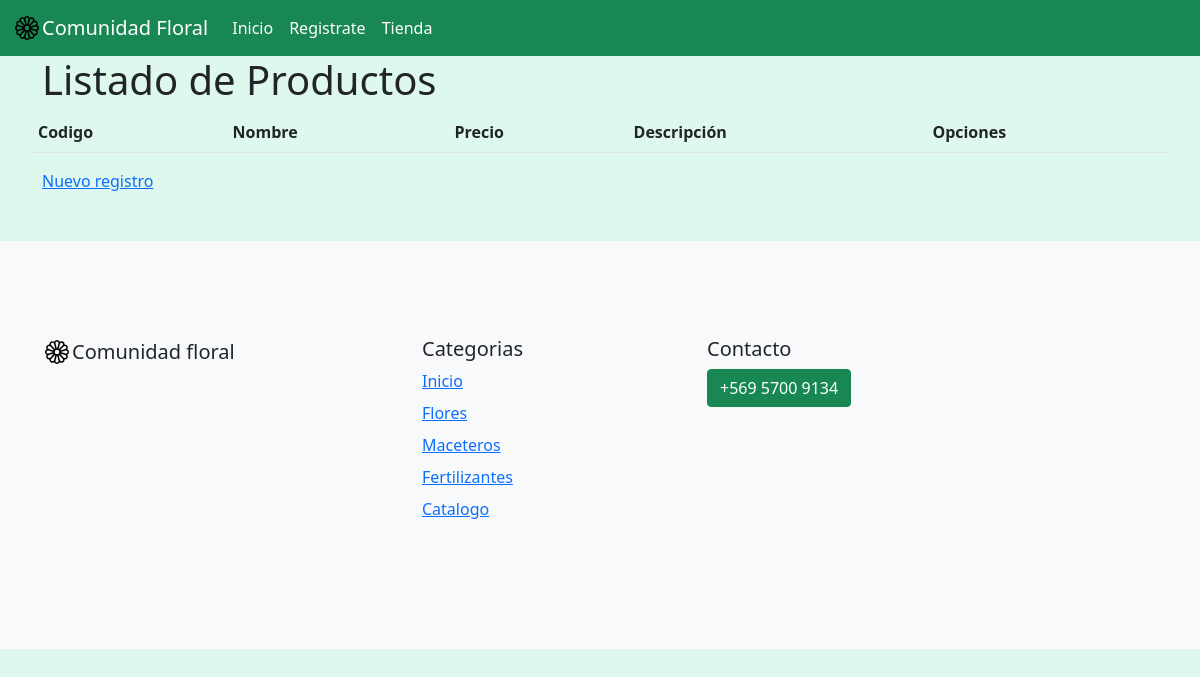
/registro, run on an earlier commit of the app's database.
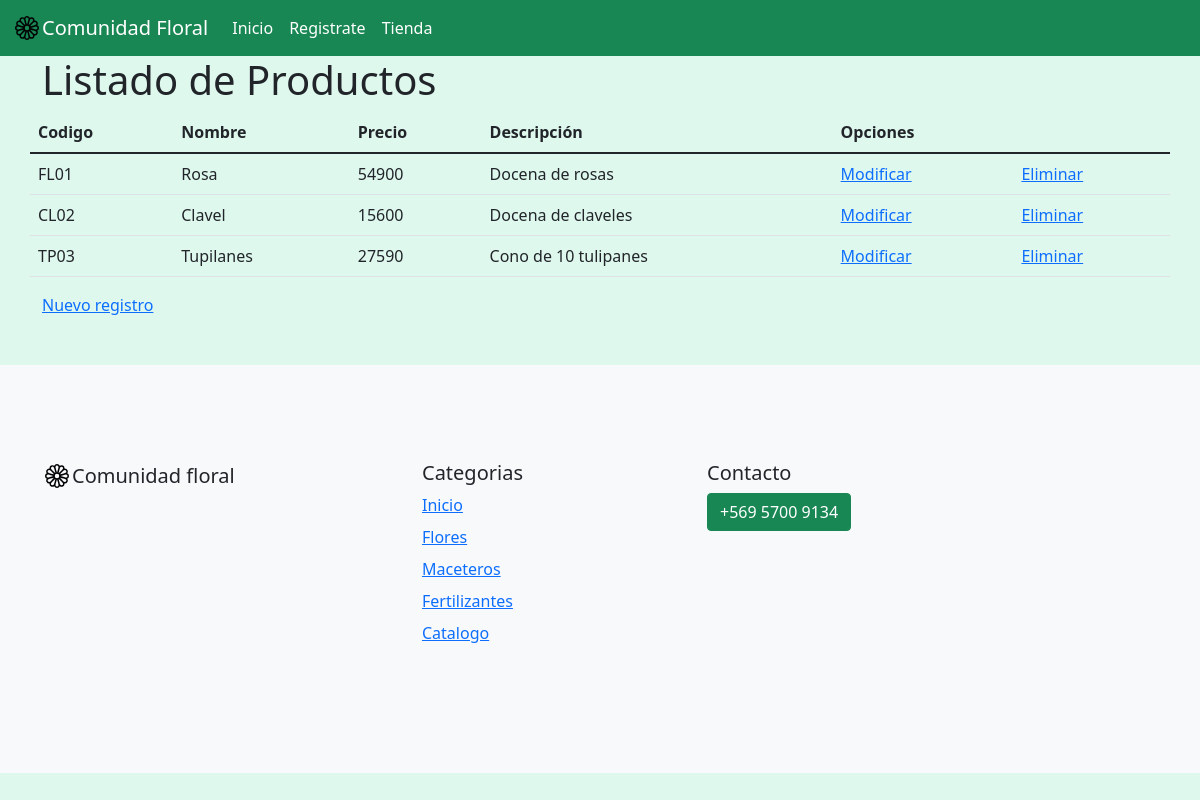
And on a later commit of the database.
### core/models.py (models this page shows, shortened)
class Producto(models.Model):
    categoria = models.ForeignKey(Categoria, on_delete=models.CASCADE)
    nombreProduc = models.CharField(max_length=20, verbose_name="Nombre Producto")
    precio = models.IntegerField(verbose_name="Precio Producto")
    descripcion = models.CharField(max_length=200,verbose_name="Descripcion Producto")
    sku = models.CharField(primary_key=True,max_length=30,verbose_name="Codigo Producto")

### core/views.py (the view)
# urls.py: path('registro', registro,name="registro"),
def registro(request):
    producto = Producto.objects.all()
    datos = {
        'producto' : producto
    }
    return render(request,'core/registro.html',datos)

### core/templates/core/registro.html (shortened to what this page needs)
<!doctype html>
<html lang="es">
<head>
    {% load static %}
    <link href="https://cdn.jsdelivr.net/npm/bootstrap@5.1.3/dist/css/bootstrap.min.css" rel="stylesheet">
    <link type="text/css" rel="stylesheet" href="{% static 'core/css/style.css'%}">
</head>
<body>
    <nav class="navbar navbar-expand-lg navbar-dark  bg-success">
        <div class="container-fluid">
            <img src="{% static 'core/img/flower1.svg' %}" alt="Logo flor " width="30" height="24">
            <a class="navbar-brand" href="#">Comunidad Floral</a>
            <div class="collapse navbar-collapse" id="navbarSupportedContent">
                <ul class="navbar-nav me-auto mb-2 mb-lg-0">
                    <li class="nav-item">
                        <a class="nav-link active" aria-current="page" href="{% url 'home' %}">Inicio</a>
                    </li>
                    <li class="nav-item">
                        <a class="nav-link active" aria-current="page" href="{% url 'registroUsuario' %}">Registrate</a>
                    </li>
                    <li class="nav-item">
                        <a class="nav-link active" aria-current="page" href="{% url 'tienda' %}">Tienda</a>
                    </li>
                </ul>
            </div>
        </div>
    </nav>
    <div class="container">
        <h1>Listado de Productos</h1>
        <div class="row">
            <table class="table">
              <thead>
                <tr>
                  <th scope="col">Codigo</th>
                  <th scope="col">Nombre</th>
                  <th scope="col">Precio</th>
                  <th scope="col">Descripción</th>
                  <th scope="col">Opciones</th>
                </tr>
              </thead>
                <tbody>
                  {% for ve in producto %}
                  <tr>
                    <td>{{ve.sku}}</td>
                    <td>{{ve.nombreProduc}}</td>
                    <td>{{ve.precio}}</td>
                    <td>{{ve.descripcion}}</td>
                    <td><a href="{% url 'form_mod_producto' ve.sku %}">Modificar</a></td>
                    <td><a href="{% url 'form_del_producto' ve.sku %}">Eliminar</a></td>
                  </tr>
                  {% endfor %}
                </tbody>
            </table>
            <a href="{% url 'form_producto' %}">Nuevo registro</a>
        </div>
    </div>
    <footer>
        <footer class="bd-footer py-5 mt-5 bg-light">
            <div class="container py-5">
                <div class="row">
                    <div class="col-lg-3 mb-3">
                        <a class="d-inline-flex align-items-center mb-2 link-dark text-decoration-none" href="/" aria-label="Bootstrap">
                            <img src="{% static 'core/img/flower1.svg' %}" alt="Logo flor " width="30" height="24">
                            <span class="fs-5">Comunidad floral</span>
                        </a>
                    </div>
                    <div class="col-6 col-lg-2 offset-lg-1 mb-3">
                        <h5>Categorias</h5>
                        <ul class="list-unstyled">
                            <li class="mb-2"><a href="index.html">Inicio</a></li>
                            <li class="mb-2"><a href="Flores.html">Flores</a></li>
                            <li class="mb-2"><a href="Maceteros.html">Maceteros</a></li>
                            <li class="mb-2"><a href="Fertilizante.html">Fertilizantes</a></li>
                            <li class="mb-2"><a href="Catalogo.html">Catalogo</a></li>
                        </ul>
                    </div>
                    <div class="col-6 col-lg-2 offset-lg-1 mb-3">
                        <h5>Contacto</h5>
                        <p class="btn btn-success">+569 5700 9134</p>
                    </div>
                </div>
            </div>
        </footer>
    </footer>
</body>
</html>

What changed in the data, as far as the page shows it:
added Producto: sku "FL01", nombreProduc "Rosa", precio "54900", descripcion "Docena de rosas"
added Producto: sku "CL02", nombreProduc "Clavel", precio "15600", descripcion "Docena de claveles"
added Producto: sku "TP03", nombreProduc "Tupilanes", precio "27590", descripcion "Cono de 10 tulipanes"
